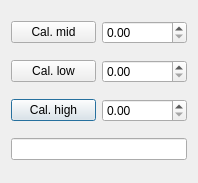
<?xml version="1.0" encoding="UTF-8"?>
<ui version="4.0">
 <class>dlgCalibratePH</class>
 <widget class="QDialog" name="dlgCalibratePH">
  <property name="geometry">
   <rect>
    <x>0</x>
    <y>0</y>
    <width>198</width>
    <height>183</height>
   </rect>
  </property>
  <property name="windowTitle">
   <string>pH Calibrate</string>
  </property>
  <property name="statusTip">
   <string>Mid -&gt; Low -&gt; High</string>
  </property>
  <layout class="QGridLayout" name="gridLayout">
   <item row="2" column="0">
    <widget class="QPushButton" name="btnCalHighPH">
     <property name="statusTip">
      <string>Calibrate the High level pH</string>
     </property>
     <property name="text">
      <string>Cal. high</string>
     </property>
    </widget>
   </item>
   <item row="1" column="0">
    <widget class="QPushButton" name="btnCalLowPH">
     <property name="statusTip">
      <string>Calibrate the Low level pH</string>
     </property>
     <property name="text">
      <string>Cal. low</string>
     </property>
    </widget>
   </item>
   <item row="0" column="0">
    <widget class="QPushButton" name="btnCalMidPH">
     <property name="statusTip">
      <string>Calibrate the mid level of pH</string>
     </property>
     <property name="text">
      <string>Cal. mid</string>
     </property>
    </widget>
   </item>
   <item row="0" column="1">
    <widget class="QDoubleSpinBox" name="sbMidPH">
     <property name="maximum">
      <double>14.000000000000000</double>
     </property>
     <property name="singleStep">
      <double>0.010000000000000</double>
     </property>
    </widget>
   </item>
   <item row="2" column="1">
    <widget class="QDoubleSpinBox" name="sbHighPH">
     <property name="maximum">
      <double>14.000000000000000</double>
     </property>
     <property name="singleStep">
      <double>0.010000000000000</double>
     </property>
    </widget>
   </item>
   <item row="1" column="1">
    <widget class="QDoubleSpinBox" name="sbLowPH">
     <property name="maximum">
      <double>14.000000000000000</double>
     </property>
     <property name="singleStep">
      <double>0.010000000000000</double>
     </property>
    </widget>
   </item>
   <item row="3" column="0" colspan="2">
    <widget class="QLineEdit" name="leCalStatus">
     <property name="readOnly">
      <bool>true</bool>
     </property>
    </widget>
   </item>
  </layout>
 </widget>
 <resources/>
 <connections/>
</ui>
